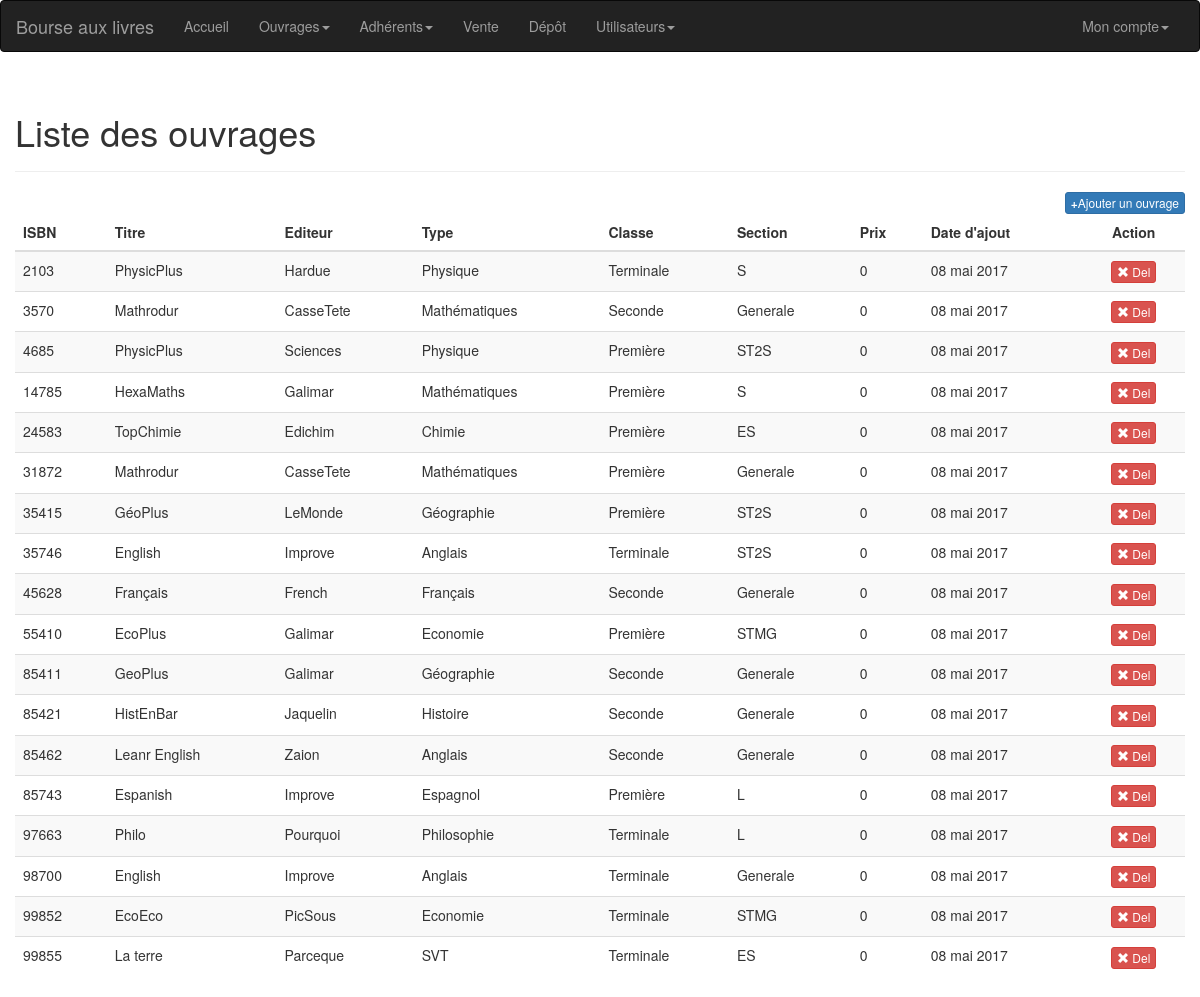
Page /ouvrages (signed in) on the committed database.
### tables this page shows
CREATE TABLE `ouvrage` (
  `isbn` int(11) NOT NULL,
  `nom` varchar(255) NOT NULL,
  `type` varchar(255) NOT NULL,
  `editeur` varchar(255) NOT NULL,
  `classe` int(11) NOT NULL,
  `section` int(11) NOT NULL,
  `prix_neuf` double NOT NULL,
  `date_cotisation` varchar(255) NOT NULL
);

CREATE TABLE `matiere` (
  `id` int(11) NOT NULL,
  `libelle` varchar(255) NOT NULL
);

CREATE TABLE `classe` (
  `id` int(11) NOT NULL,
  `libelle` varchar(255) NOT NULL
);

CREATE TABLE `section` (
  `id` int(11) NOT NULL,
  `libelle` varchar(255) NOT NULL
);

### config/pages_existantes.php (called while the page is built, shortened)
<?php
	$pages_existantes = array(
			'erreur', 'accueil', 'deconnexion', 'ouvrages', 'ajouter_ouvrage',
			'supprimer_ouvrage', 'adherents', 'adherent', 'ajouter_adherent', 'supprimer_adherent',
			'depot', 'vente', 'connexion', 'deconnexion', 'mon_compte', 'ajouter_utilisateur', 'utilisateurs', 'utilisateur', 'supprimer_utilisateur'
		);
?>

### controleur/ouvrages.php (called while the page is built, shortened)
<?php
	require_once('class/t_texte.php');
	require_once('modele/m_ouvrage.php');
	require_once('modele/m_classe.php');
	require_once('modele/m_section.php');
	require_once('modele/m_matiere.php');
	$t_texte = new t_texte();
	$m_ouvrage = new m_ouvrage($base_de_donnee);
	$m_classe = new m_classe($base_de_donnee);
	$m_section = new m_section($base_de_donnee);
	$m_matiere = new m_matiere($base_de_donnee);
	$nom_page = 'Liste des ouvrages';
	$ouvrages = $m_ouvrage->lister_ouvrages();
?>

### modele/m_ouvrage.php (called while the page is built, shortened)
<?php
    class m_ouvrage{
		private $base_de_donnee;
		public function __construct($base_de_donnee){
			$this->base_de_donnee = $base_de_donnee;
		}
        public function lister_ouvrages(){
            $lister_ouvrages = $this->base_de_donnee->prepare('SELECT * FROM ouvrage');
            $lister_ouvrages->execute();
            $retour = $lister_ouvrages->fetchAll(PDO::FETCH_OBJ);
            return $retour;
        }
    }
?>

### modele/m_matiere.php (called while the page is built, shortened)
<?php
    class m_matiere{
		private $base_de_donnee;
		public function __construct($base_de_donnee){
			$this->base_de_donnee = $base_de_donnee;
		}
        public function get_matiere($id){
            $get_matiere = $this->base_de_donnee->prepare('SELECT * FROM matiere WHERE id = ?');
            $get_matiere->bindValue(1, $id, PDO::PARAM_INT);
            $get_matiere->execute();
            $retour = $get_matiere->fetch(PDO::FETCH_OBJ);
            return $retour;
        }
    }
?>

### modele/m_classe.php (called while the page is built, shortened)
<?php
    class m_classe{
		private $base_de_donnee;
		public function __construct($base_de_donnee){
			$this->base_de_donnee = $base_de_donnee;
		}
        public function get_classe($id){
            $get_classe = $this->base_de_donnee->prepare('SELECT * FROM classe WHERE id = ?');
            $get_classe->bindValue(1, $id, PDO::PARAM_INT);
            $get_classe->execute();
            $retour = $get_classe->fetch(PDO::FETCH_OBJ);
            return $retour;
        }
    }
?>

### modele/m_section.php (called while the page is built, shortened)
<?php
    class m_section {
		private $base_de_donnee;
		public function __construct($base_de_donnee){
			$this->base_de_donnee = $base_de_donnee;
		}
        public function get_section($id){
            $get_section = $this->base_de_donnee->prepare('SELECT * FROM section WHERE id = ?');
            $get_section->bindValue(1, $id, PDO::PARAM_INT);
            $get_section->execute();
            $retour = $get_section->fetch(PDO::FETCH_OBJ);
            return $retour;
        }
    }
?>

### controleur/class/t_texte.php (called while the page is built, shortened)
<?php
	class t_texte{
		public function quand($timestamp){
			$superdate = date('d F Y', $timestamp);
			$superdate = str_replace('January', 'janvier', $superdate);
			$superdate = str_replace('February', 'février', $superdate);
			$superdate = str_replace('March', 'mars', $superdate);
			$superdate = str_replace('April', 'avril', $superdate);
			$superdate = str_replace('May', 'mai', $superdate);
			$superdate = str_replace('June', 'juin', $superdate);
			$superdate = str_replace('July', 'juillet', $superdate);
			$superdate = str_replace('August', 'aout', $superdate);
			$superdate = str_replace('September', 'septembre', $superdate);
			$superdate = str_replace('October', 'octobre', $superdate);
			$superdate = str_replace('November', 'novembre', $superdate);
			$superdate = str_replace('December', 'décembre', $superdate);
			return $superdate;
		}
	}
?>

### vue/ouvrages.php (the view)
<div class="container">
    <div class="row">
    	<div class="page-header">
		    <h1><?php echo $nom_page; ?></h1>
		</div>
		<table class="table table-striped">
			<thead>
				<a href="<?php echo ADRESSE_ABSOLUE_URL . 'ajouter_ouvrage';?>" class="btn btn-primary btn-xs pull-right"><b>+</b>Ajouter un ouvrage</a>
				<tr>
					<th>ISBN</th>
					<th>Titre</th>
					<th>Editeur</th>
					<th>Type</th>
					<th>Classe</th>
					<th>Section</th>
					<th>Prix</th>
					<th>Date d'ajout</th>
					<th class="text-center">Action</th>
				</tr>
			</thead>
			<?php
				foreach ($ouvrages as $ouvrage) {
					echo '
							<tr>
								<td>' . $ouvrage->isbn . '</td>
								<td>' . $ouvrage->nom . '</td>
								<td>' . $ouvrage->editeur . '</td>
								<td>' . $m_matiere->get_matiere($ouvrage->type)->libelle . '</td>
								<td>' . $m_classe->get_classe($ouvrage->classe)->libelle . '</td>
								<td>' . $m_section->get_section($ouvrage->section)->libelle . '</td>
								<td>' . $ouvrage->prix_neuf . '</td>
								<td>' . $t_texte->quand($ouvrage->date_cotisation) . '</td>
								<td class="text-center">
									<a href="'. ADRESSE_ABSOLUE_URL . 'supprimer_ouvrage/' . $ouvrage->isbn .'" class="btn btn-danger btn-xs"><span class="glyphicon glyphicon-remove"></span> Del</a>
								</td>
							</tr>
					';
				}
			?>
		</table>
    </div>
</div>

### index.php (shortened to what this page needs)
<?php
	require_once('config/const.php');
	if(isset($_GET['url'])){
		$url = $_GET['url'];
	} else {
		$url = '';
	}
	$page = PAGE_DEFAUT;
	$urlTableau = explode(DS, $url, 2);
	if(isset($urlTableau[0]) && !empty($urlTableau[0])) $page = $urlTableau[0];
    if (file_exists('controleur/'.$page.'.php') && file_exists('vue/'.$page.'.php') && in_array($page, $pages_existantes)){
		include('controleur/'.$page.'.php');
		include('vue/header.php');
		include('vue/'.$page.'.php');
		include('vue/footer.php');
    }else if(file_exists('webservices/'.$page.'.php') && in_array($page, $web_services_existants)){
    	include('webservices/'.$page.'.php');
    }else{
		include('controleur/erreur.php');
		include('vue/header.php');
		include('vue/erreur.php');
		include('vue/footer.php');
    }
?>

### vue/header.php (shortened to what this page needs)
<!DOCTYPE html>
<html lang="fr">
	<head>
		<link rel="stylesheet" href="<?php echo BOOTSTRAP_CSS;?>">
		<link rel="stylesheet" href="<?php echo STYLE_CSS;?>">
	</head>
	<body>
	<?php
		if(isset($_SESSION) && $_SESSION['id'] != -1) {
	?>
		<nav class="navbar navbar-inverse">
			<div class="container-fluid">
				<div class="navbar-header">
					<a class="navbar-brand" href="#">Bourse aux livres</a>
				</div>
				<div class="collapse navbar-collapse" id="bs-example-navbar-collapse-1">
					<ul class="nav navbar-nav">
						<li><a href="<?php echo ADRESSE_ABSOLUE_URL . 'accueil'; ?>">Accueil</a></li>
						<li class="dropdown">
							<a href="#" class="dropdown-toggle" data-toggle="dropdown" role="button" aria-haspopup="true" aria-expanded="false">Ouvrages<span class="caret"></span></a>
						</li>
						<li class="dropdown">
							<a href="#" class="dropdown-toggle" data-toggle="dropdown" role="button" aria-haspopup="true" aria-expanded="false">Adhérents<span class="caret"></span></a>
						</li>
						<li><a href="<?php echo ADRESSE_ABSOLUE_URL . 'vente'; ?>">Vente</a></li>
						<li><a href="<?php echo ADRESSE_ABSOLUE_URL . 'depot'; ?>">Dépôt</a></li>
					<?php
						if($_SESSION['is_admin'] == 1){
					?>
						<li class="dropdown">
							<a href="#" class="dropdown-toggle" data-toggle="dropdown" role="button" aria-haspopup="true" aria-expanded="false">Utilisateurs<span class="caret"></span></a>
						</li>
					<?php
						}
					?>
					</ul>
					<ul class="nav navbar-nav navbar-right">
						<li class="dropdown">
							<a href="#" class="dropdown-toggle" data-toggle="dropdown" role="button" aria-haspopup="true" aria-expanded="false">Mon compte<span class="caret"></span></a>
						</li>
					</ul>
				</div>
			</div>
		</nav>
	<?php
		}
	?>

### vue/footer.php (shortened to what this page needs)
	</body>
</html>

### rows in the picture
ouvrage: isbn "2103", nom "PhysicPlus", editeur "Hardue", type.libelle "Physique", classe.libelle "Terminale", section.libelle "S", prix_neuf "0", date_cotisation "08 mai 2017"
ouvrage: isbn "3570", nom "Mathrodur", editeur "CasseTete", type.libelle "Mathématiques", classe.libelle "Seconde", section.libelle "Generale", prix_neuf "0", date_cotisation "08 mai 2017"
ouvrage: isbn "4685", nom "PhysicPlus", editeur "Sciences", type.libelle "Physique", classe.libelle "Première", section.libelle "ST2S", prix_neuf "0", date_cotisation "08 mai 2017"
ouvrage: isbn "14785", nom "HexaMaths", editeur "Galimar", type.libelle "Mathématiques", classe.libelle "Première", section.libelle "S", prix_neuf "0", date_cotisation "08 mai 2017"
ouvrage: isbn "24583", nom "TopChimie", editeur "Edichim", type.libelle "Chimie", classe.libelle "Première", section.libelle "ES", prix_neuf "0", date_cotisation "08 mai 2017"
ouvrage: isbn "31872", nom "Mathrodur", editeur "CasseTete", type.libelle "Mathématiques", classe.libelle "Première", section.libelle "Generale", prix_neuf "0", date_cotisation "08 mai 2017"
ouvrage: isbn "35415", nom "GéoPlus", editeur "LeMonde", type.libelle "Géographie", classe.libelle "Première", section.libelle "ST2S", prix_neuf "0", date_cotisation "08 mai 2017"
ouvrage: isbn "35746", nom "English", editeur "Improve", type.libelle "Anglais", classe.libelle "Terminale", section.libelle "ST2S", prix_neuf "0", date_cotisation "08 mai 2017"
ouvrage: isbn "45628", nom "Français", editeur "French", type.libelle "Français", classe.libelle "Seconde", section.libelle "Generale", prix_neuf "0", date_cotisation "08 mai 2017"
ouvrage: isbn "55410", nom "EcoPlus", editeur "Galimar", type.libelle "Economie", classe.libelle "Première", section.libelle "STMG", prix_neuf "0", date_cotisation "08 mai 2017"
ouvrage: isbn "85411", nom "GeoPlus", editeur "Galimar", type.libelle "Géographie", classe.libelle "Seconde", section.libelle "Generale", prix_neuf "0", date_cotisation "08 mai 2017"
ouvrage: isbn "85421", nom "HistEnBar", editeur "Jaquelin", type.libelle "Histoire", classe.libelle "Seconde", section.libelle "Generale", prix_neuf "0", date_cotisation "08 mai 2017"
ouvrage: isbn "85462", nom "Leanr English", editeur "Zaion", type.libelle "Anglais", classe.libelle "Seconde", section.libelle "Generale", prix_neuf "0", date_cotisation "08 mai 2017"
ouvrage: isbn "85743", nom "Espanish", editeur "Improve", type.libelle "Espagnol", classe.libelle "Première", section.libelle "L", prix_neuf "0", date_cotisation "08 mai 2017"
ouvrage: isbn "97663", nom "Philo", editeur "Pourquoi", type.libelle "Philosophie", classe.libelle "Terminale", section.libelle "L", prix_neuf "0", date_cotisation "08 mai 2017"
ouvrage: isbn "98700", nom "English", editeur "Improve", type.libelle "Anglais", classe.libelle "Terminale", section.libelle "Generale", prix_neuf "0", date_cotisation "08 mai 2017"
ouvrage: isbn "99852", nom "EcoEco", editeur "PicSous", type.libelle "Economie", classe.libelle "Terminale", section.libelle "STMG", prix_neuf "0", date_cotisation "08 mai 2017"
ouvrage: isbn "99855", nom "La terre", editeur "Parceque", type.libelle "SVT", classe.libelle "Terminale", section.libelle "ES", prix_neuf "0", date_cotisation "08 mai 2017"

### other values in the picture
$nom_page "Liste des ouvrages"
